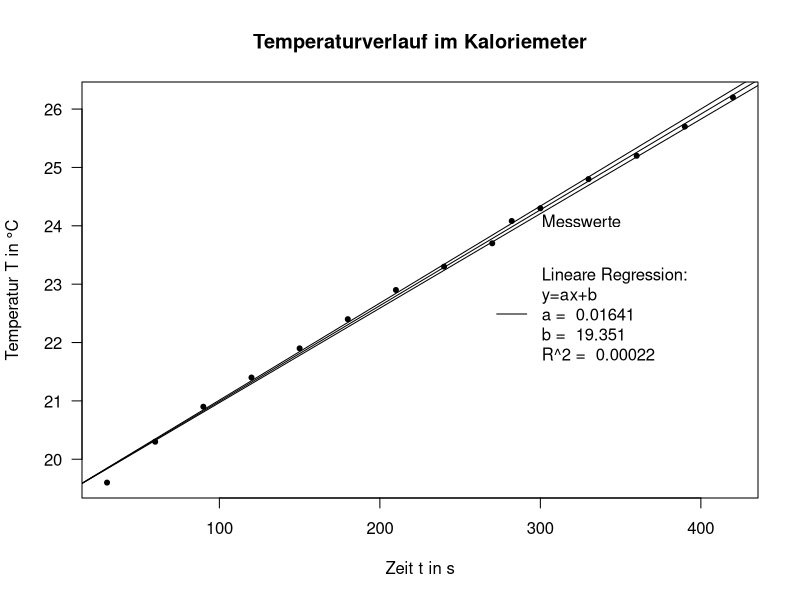

The R source for this figure:
## ---- chunk 1
knitr::opts_chunk$set(warning = FALSE, message = FALSE) 
## ---- chunk 2
# Einlesen der csv-Datei
zeitreiheErhitzung <- read.csv("Daten/Messreihe.csv", sep = ";", dec=",")
# Tidy-up
zeitreiheErhitzung <- zeitreiheErhitzung[2:nrow(zeitreiheErhitzung), 10:11]
colnames(zeitreiheErhitzung) <- c("Zeit_s", "Temperatur")

# Lineare Regression
lm <- lm(zeitreiheErhitzung$Temperatur~zeitreiheErhitzung$Zeit_s)
# Steigung a extrahieren
a <- lm$coefficient[2]
# Y-Achsenabschnitt b extrahieren
b <- lm$coefficient[1]
# Standardfehler R^2 extrahieren
lmsummary <- summary(lm)
R <- lmsummary$coefficients[2,2]

# Ausgabe als Plot
{plot(x=zeitreiheErhitzung$Zeit_s, y=zeitreiheErhitzung$Temperatur,
      # Aesthetics
      ylab = "Temperatur T in °C",
      xlab = "Zeit t in s",
      main= "Temperaturverlauf im Kaloriemeter",
      pch=20, las=1)
  # Einzeichnen der Regressionsgeraden
  abline(coef=c(b, a))
  # Einzeichen der Regressiosgeraden ab-/zuzüglich des Fehlers
  abline(coef=c(b, a-R))
  abline(coef=c(b, a+R))
  # Legendenerzeugung
  legend(x=270, y=(0.98*max(zeitreiheErhitzung$Temperatur)), 
         legend=c("Messwerte", paste("Lineare Regression:",
                                     "\ny=ax+b",
                                     "\na = ", round(a,5), 
                                     "\nb = ", round(b,3),
                                     "\nR^2 = ", round(R, 5))),
         col="black", pch = c(20, 26), lty=c(0,1),
         bty = "n")
}
## ---- chunk 3
# Lineare Regression
lm <- lm(zeitreiheErhitzung$Temperatur~zeitreiheErhitzung$Zeit_s)
summary(lm)
## ---- chunk 4
# Berechnung der Wärmekapazität des Kaloriemeters in R
(5.7*2.2)/(0.01641)-4180*0.1637
## ---- chunk 5
# Berechnung in R
sqrt((2.20/0.01641*0.0029)**2+(5.70/0.01641*0.0029)**2+
       (5.70*2.20/0.01641**2*0.00022)**2+(4180*29*10**(-6))**2)
## ---- chunk 6
# Messgrößen
groesse = c("C Kaloriemeter [J/K]", "Becherglas mit Wasser [g]", "Masse Becherglas [g]", "Wassermasse [g]", "Metallmasse [g]", "Metallvolumen [ml]", "Anfangstemperatur [K]", "Mischtemperatur [K]", "Raumtemperatur [K]")
messwerte <- data.frame(Messwert = c(80, 235.5, 97.4, 235.5-97.4, 198.0, 23.00, 273.15+50.000, 273.15+44.2, 273.15+20),
                        Formelzeichen = c("C_K", "-", "-", "m_w", "m_F", "V_F", "T_A", "T_M", "T_B"),
                        Geräteart = c("-", "digital", "digital", "-", "digital", "analog", "digital", "digital", "digital"),
                        Skaleneinheit = c("-", 0.1, 0.1, "-", 0.1, 1, 0.1, 0.1, 0.1),
                        Unsicherheit = c(10, 0.029, 0.029, 2*0.029, 0.029, 0.20, 0.029, 0.029, 0.029)
                        )
rownames(messwerte) <- groesse
knitr::kable(messwerte, caption = "Aufgenommene Messwerte samt Unsicherheiten für das untersuchte orangene Metall")
## ---- chunk 7
# Messgrößen
groesse = c("C Kaloriemeter [J/K]", "Becherglas mit Wasser [g]", "Masse Becherglas [g]", "Wassermasse [g]", "Metallmasse [g]", "Metallvolumen [ml]", "Anfangstemperatur []", "Mischtemperatur [K]", "Raumtemperatur [K]")
messwerte <- data.frame(Messwert = c(80, 241.3, 97.4, 241.3-97.4, 176.12,22.00, 273.150+49.100, 273.150+42.8, 273.15+20.0),
                        Formelzeichen = c("C_K", "-", "-", "m_w", "m_F", "V_F", "T_A", "T_M", "T_B"),
                        Geräteart = c("-", "digital", "digital", "-", "digital", "analog", "digital", "digital", "digital"),
                        Skaleneinheit = c("-", 0.1, 0.1, "-", 0.1, 1, 0.1, 0.1, 0.1),
                        Unsicherheit = c(10, 0.029, 0.029, 2*0.029, 0.029, 0.20, 0.029, 0.029, 0.029)
                        )
rownames(messwerte) <- groesse
knitr::kable(messwerte, caption = "Aufgenommene Messwerte samt Unsicherheiten für das untersuchte graue Metall")
## ---- chunk 8
198/23
176.12/22
## ---- chunk 9
#Metall 1
sqrt(((1/23)*0.029)^2+((198/23^2)*0.2)^2)
#Metall 
sqrt(((1/22)*0.029)^2+((176.12/22^2)*0.2)^2)


## ---- chunk 10
# Berechnung in R
((80+0.1381*4180)*(323.15-317.35))/(0.1980*(317.35-293.15))
## ---- chunk 11
# Berechnung in R
((80+0.1439*4180)*(322.25-315.95))/(0.17612*(315.95-293.15))
## ---- chunk 12
# Konstanten
C_K = 80 #J/kg
u_CK = 10 #J/kg
u_mw = 0.000058 #kg
u_mF = 0.000029 #kg
u_TA = 0.029 #K
u_TB = 0.029 #K
u_TM = 0.029 #K
c_w = 4180 #J

# Variablen
m_w = 0.13810 #kg
m_F = 0.19800 #kg
T_A = 323.15 #K
T_B = 293.15 #K
T_M = 317.35 #K

# Berechnung in R
sqrt( ( ((1+m_w*c_w)*(T_A-T_M)/(m_F*(T_M-T_B)))*u_CK)**2
     +( ((C_K+c_w)*(T_A-T_M))/(m_F*(T_M-T_B))*u_mw)**2
     +( ((C_K+m_w*c_w)*(T_A-1))/(m_F*(1-T_B))*u_TM)**2
     +( ((C_K+m_w*c_w)*(T_A-T_M))/(m_F*(T_M-1))*u_TB)**2
     +( ((C_K+m_w*c_w)*(T_A-T_M))/(T_M-T_B)*u_mF)**2
     +( ((C_K+m_w*c_w)*(1-T_M))/(m_F*(T_M-T_B))*u_TA)**2)
## ---- chunk 13
# Neudefinition Variablen
m_w = 0.14390 #kg
m_F = 0.17612 #kg
T_A = 322.25 #K
T_B = 293.15 #K
T_M = 315.95 #K

# Berechnung in R
sqrt( ( ((1+m_w*c_w)*(T_A-T_M)/(m_F*(T_M-T_B)))*u_CK)**2
     +( ((C_K+c_w)*(T_A-T_M))/(m_F*(T_M-T_B))*u_mw)**2
     +( ((C_K+m_w*c_w)*(T_A-1))/(m_F*(1-T_B))*u_TM)**2
     +( ((C_K+m_w*c_w)*(T_A-T_M))/(m_F*(T_M-1))*u_TB)**2
     +( ((C_K+m_w*c_w)*(T_A-T_M))/(T_M-T_B)*u_mF)**2
     +( ((C_K+m_w*c_w)*(1-T_M))/(m_F*(T_M-T_B))*u_TA)**2)
